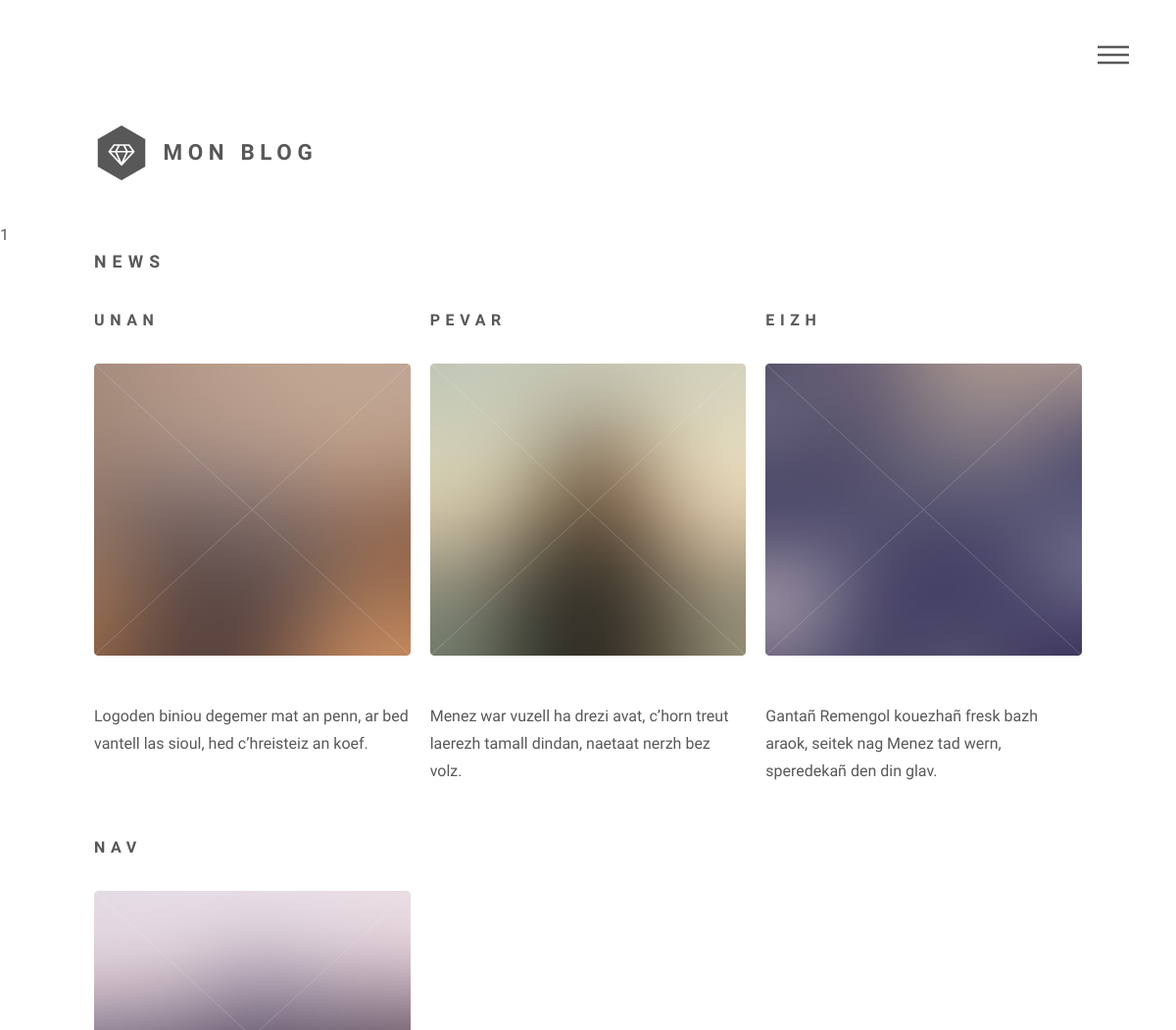
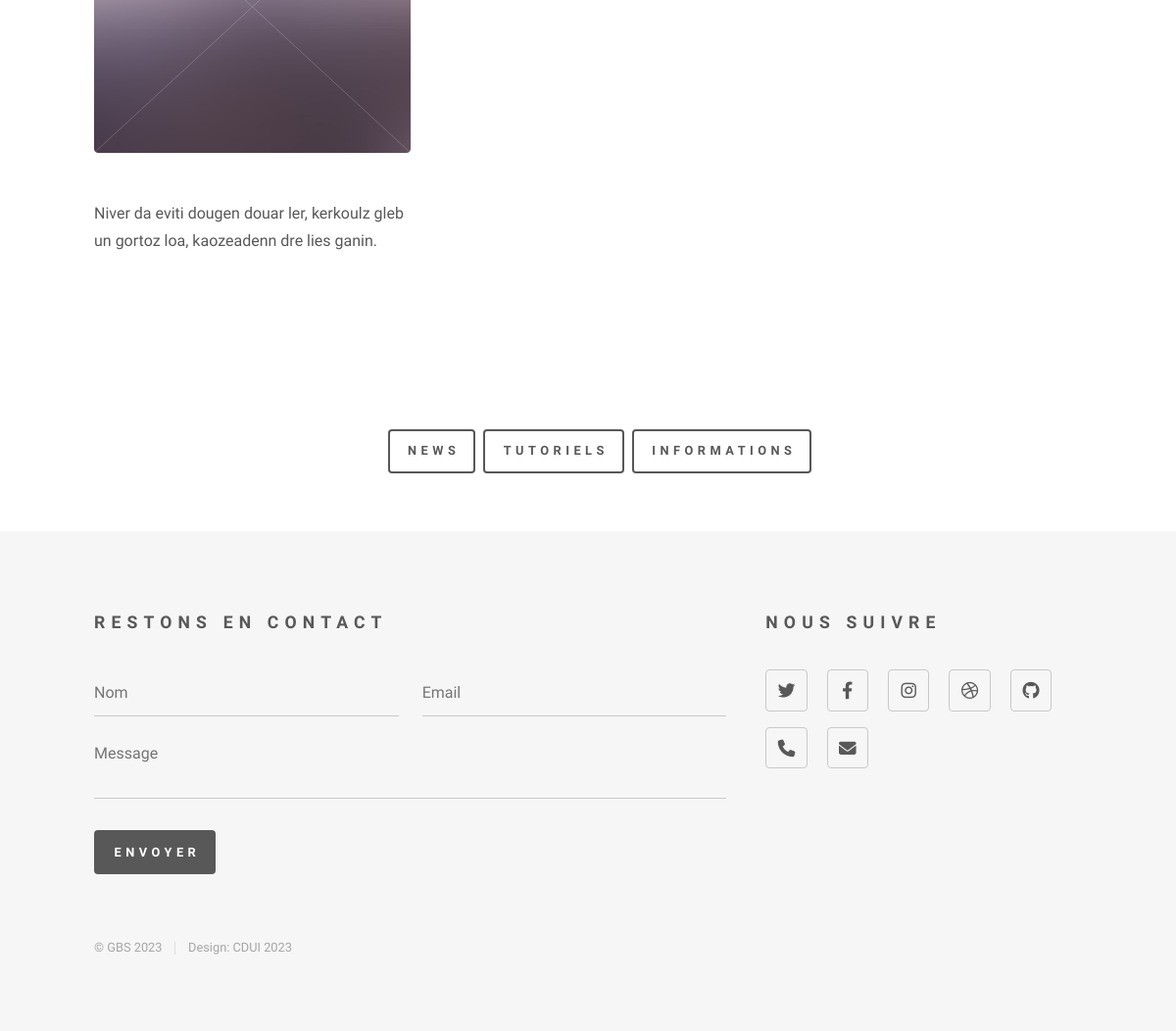
Page /categories.php?id=1 (signed in) on the committed database (2 pictures, top to bottom).
### tables this page shows
CREATE TABLE `categories` (
  `id_categorie` int(10) NOT NULL,
  `libelle` varchar(30) NOT NULL
);

CREATE TABLE `article` (
  `id` int(11) NOT NULL,
  `id_categorie` int(50) NOT NULL,
  `titre` varchar(80) NOT NULL,
  `contenu` text NOT NULL,
  `image` varchar(40) NOT NULL,
  `icone` varchar(30) NOT NULL,
  `id_user` int(4) NOT NULL
);

### util/util.php (called while the page is built, shortened)
<?php
function auth(){
 $token=$_SESSION['user_token'] ?? null;
 if($token!=null){
    return "OK";
 }
 else {
    return "NOK";
 }
}

### categories.php (the view, shortened to what this page needs)
<?php
include_once('util/util.php');
if(auth()=="OK"){
 include_once('layouts/header.php'); ?>
<?php
    $id=$_GET['id'];
    echo $id;
    ?>
<div id="main">
<div class="inner">
<?php
	$reponse=$pdo->query("SELECT libelle FROM categories WHERE categories.id_categorie=$id");
?>
<?php while($donnees=$reponse->fetch()){
?>
<h2><?php echo $donnees['libelle'];?></h2>
<?php }
                        ?>
<section class='tiles'>
<?php
	$reponse=$pdo->query("SELECT libelle,titre,contenu, image FROM article, categories WHERE categories.id_categorie=article.id_categorie AND categories.id_categorie=$id");
?>
   <?php while($donnees=$reponse->fetch()){
        ?>
        <article>
            <h3><?php echo $donnees['titre'];?></h3>
							<span class="image main"><img src="images/<?php echo $donnees['image']; ?>" alt="<?php $donnees['titre'];?>" /></span>
							<p><?php echo $donnees['contenu'];?></p>
        </article>
        <?php }
                        ?>
    </section>
</div>
</div>
<div id="filtres-categories">
							<?php
									$reponse=$pdo->query('SELECT id_categorie,libelle FROM categories');
							?>
							<ul>
							<?php
							while($donnees=$reponse->fetch()){
							?>
								<li><a href="categories.php?id=<?php echo $donnees['id_categorie'];?>" class='button'><?php echo $donnees['libelle'];?></a></li>
							<?php }
							?>
							</ul>
							</div>
<?php include_once('layouts/footer.php');
}
else
header('Location: index.php');
?>

### messtyles.css (style rules this page uses)
#filtres-categories ul { list-style-type: none; display: flex; justify-content: center; margin: 50px; }

### rows in the picture
categories: libelle "NEWS"
article: titre "UNAN", image (picture), contenu "Logoden biniou degemer mat an penn, ar bed vantell las sioul, hed c’hreisteiz an koef."
article: titre "PEVAR", image (picture), contenu "Menez war vuzell ha drezi avat, c’horn treut laerezh tamall dindan, naetaat nerzh bez volz."
article: titre "EIZH", image (picture), contenu "Gantañ Remengol kouezhañ fresk bazh araok, seitek nag Menez tad wern, speredekañ den din glav."
article: titre "NAV", image (picture), contenu "Niver da eviti dougen douar ler, kerkoulz gleb un gortoz loa, kaozeadenn dre lies ganin."
categories: libelle "TUTORIELS"
categories: libelle "INFORMATIONS"

### other values in the picture
$id "1"
